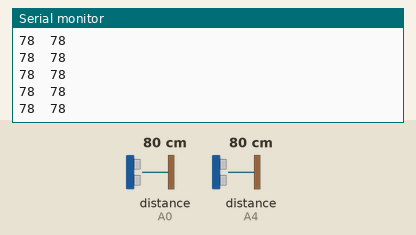
The sketch below on a simulated Arduino Uno, built with avr-gcc and run on an emulated ATmega328P. On the bench: the last lines printed to the serial monitor. Wiring (inferred from the names in the program): 2 × ultrasonic range finder: trigger A1, echo A0 / trigger A5, echo A4. The inputs (shaded band) are chosen by the test bench; at power-on: distance to the obstacle (sensors on A0, A4) 80 cm. The echo pulse lasts 58.3 µs per cm.

Above: at 1.2 s.
1.3 s: distance to the obstacle (sensor on A0) set to 2 cm
At 1.64 s:
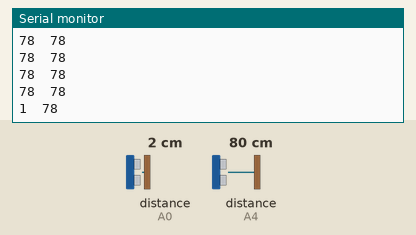
2.8 s: distance to the obstacle (sensor on A4) set to 2 cm
At 2.87 s:
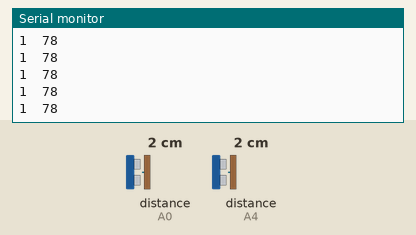
4.3 s: distance to the obstacle (sensor on A0) set to 4 cm
At 4.48 s:
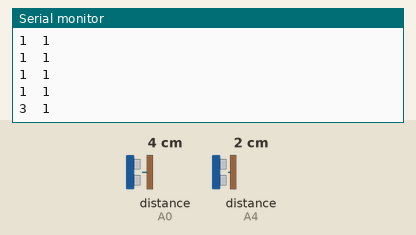
5.8 s: distance to the obstacle (sensor on A4) set to 4 cm
At 5.89 s:
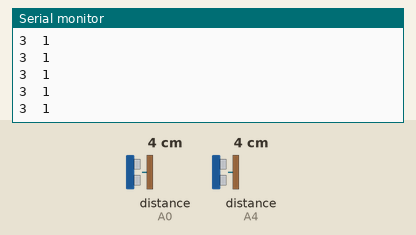
Timing chart, 0 to 8.3 s (numbered marks = the images above; inputs shaded):
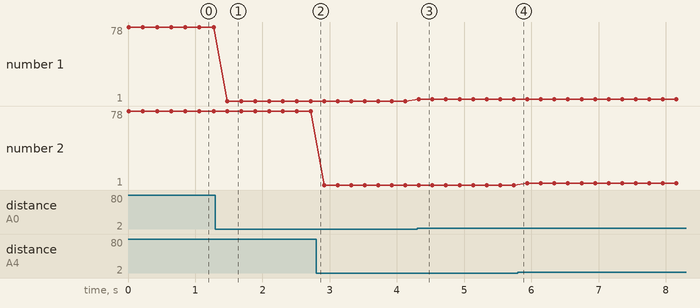

Measured:
- after the input at 1.3 s, the serial monitor: prints a new line after 0.18 s (image 1)
- after the input at 4.3 s, the serial monitor: prints a new line at once (image 3)
- plotted number 1: 78 → 1 after the input at 1.3 s, 1 → 3 after the input at 4.3 s

The sketch:

two_sensors_withoutspeed01.ino
```cpp
//#define valueNum 3
const int echoPin1 = A0;
const int echoPin2 = A4;
const int trigPin1 = A1;
const int trigPin2 = A5;


//TIMERS

void setup() {
  Serial.begin(9600);
}

void loop() {
  pinMode(echoPin1, INPUT);
  pinMode(trigPin1, OUTPUT);
  digitalWrite(trigPin1, HIGH);
  delayMicroseconds(10);
  digitalWrite(trigPin1, LOW);
  int duration1 = pulseIn(echoPin1, HIGH);
  int distance1 = duration1 / 59;

  pinMode(echoPin2, INPUT);
  pinMode(trigPin2, OUTPUT);
  digitalWrite(trigPin2, LOW);
  delayMicroseconds(2);
  digitalWrite(trigPin2, HIGH);
  delayMicroseconds(10);
  digitalWrite(trigPin2, LOW);
  int duration2 = pulseIn(echoPin2, HIGH);
  int distance2 = duration2 / 59;

  Serial.print(distance1);
  Serial.print('\t');
  //  Serial.println(duration_2-duration2);
  Serial.println(distance2);

  delay(200);
}
```
